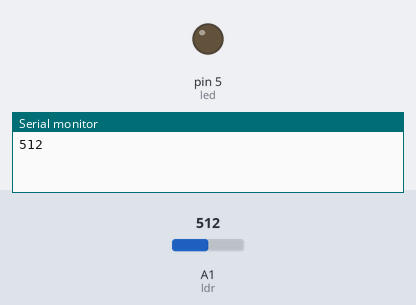
Bench run of a sketch on a simulated Arduino Uno, built with avr-gcc and run on an emulated ATmega328P. Shown: output pins drawn as LEDs (lit = HIGH), the last lines printed to the serial monitor. Inputs (shaded band) come from the test bench; at power-on: A1 (ldr) = 512.

Above: at 0.1 s.
At 0.6 s:
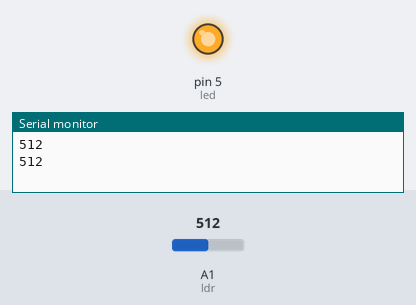
Timing chart, 0 to 2.1 s (numbered marks = the images above):
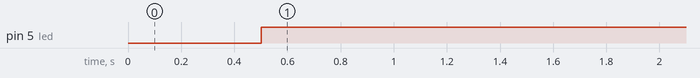

The sketch:

sketch_mar16a.ino
```cpp
int led =5;
int ldr = A1;
int max = 925;//dark
int min = 625; // ligth
int threshold = (max + min ) /2;


void setup() {
// put your setup code here, to run once:
pinMode (led, OUTPUT);
pinMode (ldr, INPUT);
Serial.begin (9600);

}


void loop() {
  int val  = analogRead (ldr);
  Serial.println (val);
  delay(500);
 if (val < threshold)
  digitalWrite(led, HIGH);

  else
  digitalWrite(led,LOW);
  // put your main code here, to run repeatedly:

}
```

Measured:
- by itself, pin 5 (led): LOW → HIGH at 0.50 s
